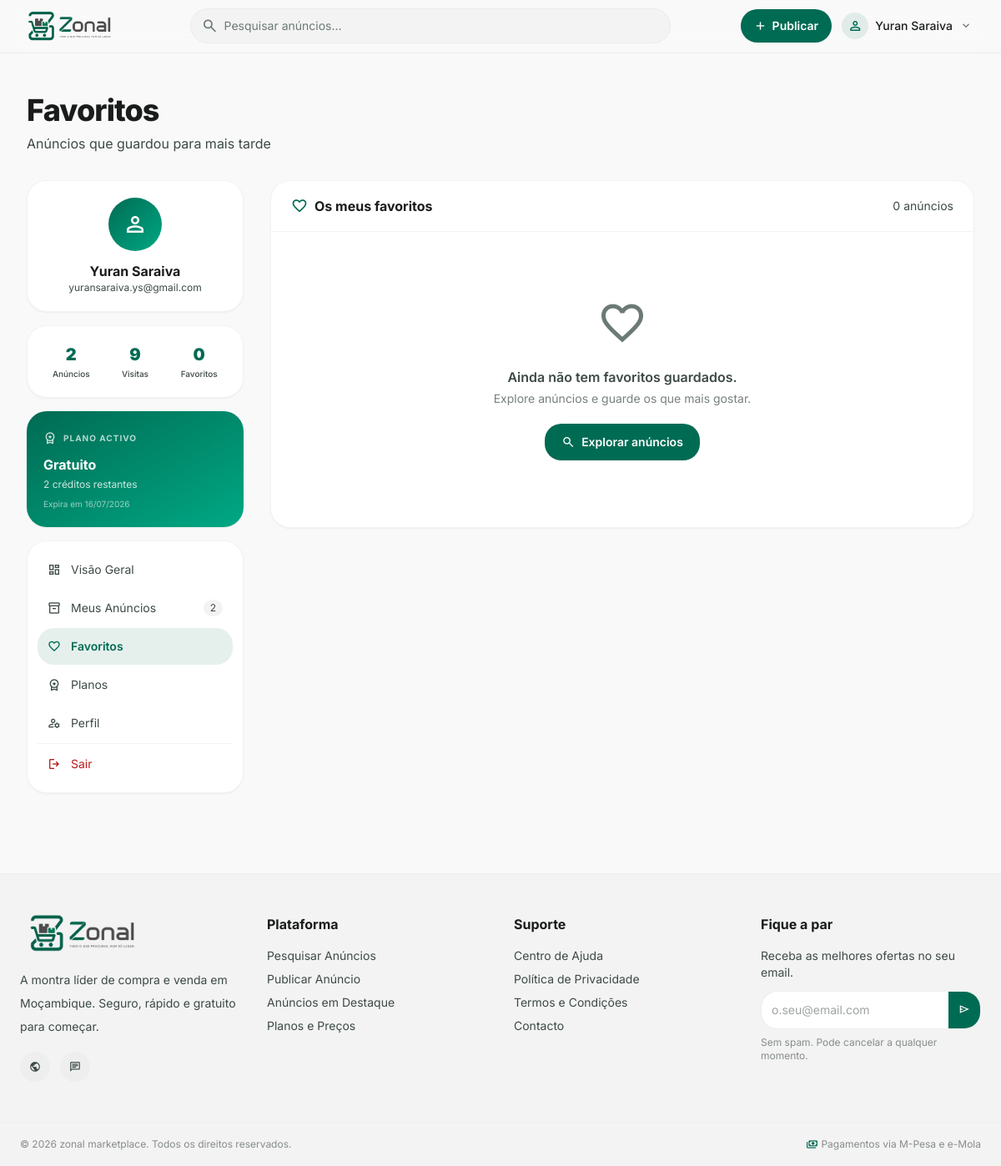
The page /dashboard/favoritos/ (signed in) on the database as committed earlier.
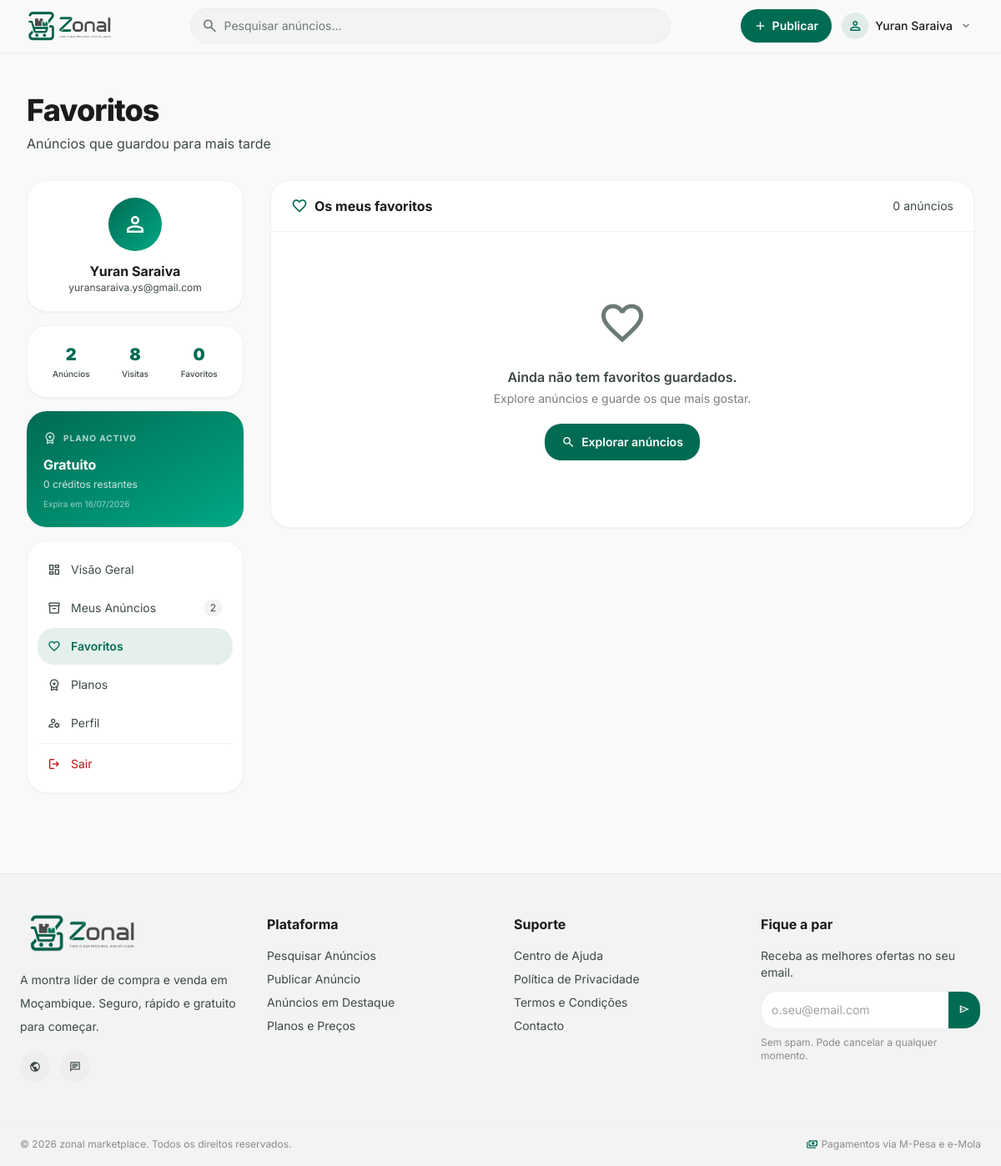
The same page on the database as committed later.
### apps/pagamentos/models.py (models this page shows, shortened)
class SubscricaoUtilizador(models.Model):
    ESTADO_CHOICES = [
        ('pendente', 'Pendente de Pagamento'),
        ('activa', 'Activa'),
        ('expirada', 'Expirada'),
        ('cancelada', 'Cancelada'),
    ]
    utilizador = models.ForeignKey(
        User,
        on_delete=models.CASCADE,
        related_name='subscricoes'
    )
    plano = models.ForeignKey(
        PlanoPublicacao,
        on_delete=models.PROTECT,
        related_name='subscricoes'
    )
    estado = models.CharField(
        max_length=20, choices=ESTADO_CHOICES, default='pendente'
    )
    creditos_totais = models.PositiveIntegerField(
        null=True, blank=True,
        help_text='Total de anúncios incluídos. Nulo = ilimitado.'
    )
    creditos_usados = models.PositiveIntegerField(default=0)
    inicio_em = models.DateTimeField(null=True, blank=True)
    expira_em = models.DateTimeField(null=True, blank=True)
    criado_em = models.DateTimeField(auto_now_add=True)
    actualizado_em = models.DateTimeField(auto_now=True)
    preco_pago = models.DecimalField(max_digits=12, decimal_places=2)
    class Meta:
        verbose_name = 'Subscrição'
        verbose_name_plural = 'Subscrições'
        ordering = ['-criado_em']
        indexes = [
            models.Index(fields=['utilizador', 'estado', 'expira_em']),
        ]
    @property
    def ilimitado(self):
        return self.creditos_totais is None
    @property
    def creditos_disponiveis(self):
        if self.ilimitado:
            return None  # sem limite
        return max(0, self.creditos_totais - self.creditos_usados)
    @property
    def expirada(self):
        if not self.expira_em:
            return False
        return timezone.now() > self.expira_em

class PlanoPublicacao(models.Model):
    TIPO_CHOICES = [
        ('avulso', 'Por Anúncio'),
        ('subscricao', 'Subscrição'),
    ]
    nome = models.CharField(max_length=100)
    descricao = models.TextField(blank=True)
    tipo = models.CharField(max_length=20, choices=TIPO_CHOICES)
    preco = models.DecimalField(
        max_digits=12, decimal_places=2,
        help_text='Preço em Meticais (MZN)'
    )
    max_anuncios = models.PositiveIntegerField(
        null=True, blank=True,
        help_text='Deixar em branco para ilimitado'
    )
    duracao_anuncio_dias = models.PositiveIntegerField(
        default=30,
        help_text='Duração de cada anúncio em dias'
    )
    duracao_subscricao_dias = models.PositiveIntegerField(
        default=30,
        help_text='Validade da subscrição em dias'
    )
    max_imagens = models.PositiveIntegerField(
        default=6,
        help_text='Número máximo de imagens por anúncio'
    )
    dias_destaque_incluidos = models.PositiveIntegerField(
        default=0,
        help_text='Dias de destaque automático incluídos em cada anúncio'
    )
    activo = models.BooleanField(default=True)
    ordem = models.PositiveIntegerField(
        default=0,
        help_text='Ordem de exibição na página de planos'
    )
    criado_em = models.DateTimeField(auto_now_add=True)
    actualizado_em = models.DateTimeField(auto_now=True)
    class Meta:
        verbose_name = 'Plano de publicação'
        verbose_name_plural = 'Planos de publicação'
        ordering = ['ordem', 'preco']
    @property
    def ilimitado(self):
        return self.max_anuncios is None

### apps/anuncios/views.py (the view)
# urls.py: path('dashboard/favoritos/', views.favoritos_view, name='favoritos'), # ← novo
@login_required
def favoritos_view(request):
    ctx = _sidebar_context(request.user)
    ctx.update({
        'favoritos': _favoritos_lista(request.user, request),
        'active_tab': 'favoritos',
        'page_title': 'Favoritos',
        'page_subtitle': 'Anúncios que guardou para mais tarde',
    })
    return render(request, 'users/favoritos.html', ctx)

### apps/anuncios/views.py (called while the page is built)
def _get_subscricao_activa(user):
    return (
        SubscricaoUtilizador.objects
        .filter(utilizador=user, estado='activa', expira_em__gt=timezone.now())
        .select_related('plano')
        .order_by('expira_em')
        .first()
    )

def _sidebar_context(user):
    total_anuncios = (
        Anuncio.objects.filter(utilizador=user)
        .exclude(estado='eliminado')
        .count()
    )
    total_visualizacoes = (
        Anuncio.objects.filter(utilizador=user)
        .exclude(estado='eliminado')
        .aggregate(total=Sum('visualizacoes'))['total'] or 0
    )
    total_favoritos = Favorito.objects.filter(utilizador=user).count()
    return {
        'total_anuncios': total_anuncios,
        'total_visualizacoes': total_visualizacoes,
        'total_favoritos': total_favoritos,
        'subscricao_activa': _get_subscricao_activa(user),
    }

### templates/users/favoritos.html (shortened to what this page needs)
{% extends "users/area_utilizador.html" %}
{% block area_content %}
<section class="bg-surface-container-lowest rounded-2xl shadow-sm border border-surface-container-low overflow-hidden">
    <div class="flex items-center justify-between px-6 py-4 border-b border-surface-container-low">
        <h2 class="font-bold text-on-surface flex items-center gap-2">
            <span class="material-symbols-outlined text-primary text-xl">favorite</span>
            Os meus favoritos
        </h2>
        <span class="text-sm text-on-surface-variant" id="contador-favoritos">
            {{ favoritos|length }} anúncio{{ favoritos|length|pluralize:"s" }}
        </span>
    </div>
    {% if favoritos %}
    <div class="grid grid-cols-1 md:grid-cols-2 divide-y md:divide-y-0 md:divide-x divide-surface-container-low" id="grid-favoritos">
        {% for fav in favoritos %}
        <div class="p-5 hover:bg-surface-container-low/40 transition-colors favorito-item" data-id="{{ fav.anuncio.id }}">
            <a href="{% url 'anuncio-detalhe-view' fav.anuncio.id %}" class="flex gap-4 group">
                <div class="w-20 h-20 flex-shrink-0 rounded-xl overflow-hidden bg-surface-container-low">
                    {% if fav.anuncio.imagem_principal %}
                    <img class="w-full h-full object-cover group-hover:scale-105 transition-transform duration-300"
                         src="{{ fav.anuncio.imagem_principal }}" alt="{{ fav.anuncio.titulo }}"/>
                    {% else %}
                    <div class="w-full h-full flex items-center justify-center">
                        <span class="material-symbols-outlined text-outline">image</span>
                    </div>
                    {% endif %}
                </div>
                <div class="flex-1 min-w-0">
                    <span class="text-[10px] font-bold bg-primary/10 text-primary px-2 py-0.5 rounded-full">
                        {{ fav.anuncio.categoria_nome }}
                    </span>
                    <h3 class="font-semibold text-on-surface text-sm line-clamp-2 mt-1.5
                               group-hover:text-primary transition-colors">
                        {{ fav.anuncio.titulo }}
                    </h3>
                    <p class="text-primary font-bold mt-1">{{ fav.anuncio.preco|floatformat:0 }} MT</p>
                    <p class="text-[10px] text-on-surface-variant mt-1 flex items-center gap-0.5">
                        <span class="material-symbols-outlined text-[11px]">location_on</span>
                        {{ fav.anuncio.cidade }}
                    </p>
                </div>
            </a>
            <div class="mt-3 pt-3 border-t border-surface-container-low flex justify-end">
                <button onclick="removerFavorito({{ fav.anuncio.id }}, this)"
                        class="flex items-center gap-1.5 text-xs text-on-surface-variant
                               hover:text-error transition-colors px-2 py-1 rounded-lg hover:bg-error-container/20">
                    <span class="material-symbols-outlined text-sm">heart_minus</span>
                    Remover dos favoritos
                </button>
            </div>
        </div>
        {% endfor %}
    </div>
    {% else %}
    <div class="text-center py-20 text-on-surface-variant">
        <span class="material-symbols-outlined text-6xl text-outline">favorite</span>
        <p class="mt-4 font-semibold">Ainda não tem favoritos guardados.</p>
        <p class="text-sm mt-1 text-on-surface-variant/70">Explore anúncios e guarde os que mais gostar.</p>
        <a href="{% url 'anuncio-pesquisa' %}"
           class="mt-5 inline-flex items-center gap-2 px-5 py-2.5 rounded-xl bg-primary
                  text-on-primary text-sm font-semibold hover:bg-primary/90 transition-all">
            <span class="material-symbols-outlined text-base">search</span>
            Explorar anúncios
        </a>
    </div>
    {% endif %}
</section>
{% endblock %}

### templates/users/area_utilizador.html (shortened to what the changed rows need)
{% extends "base.html" %}
{% load static %}
{% block content %}
<main class="pt-24 pb-24 px-4 md:px-8 max-w-7xl mx-auto mt-4">
    <div class="mb-8">
        <h1 class="text-3xl md:text-4xl font-extrabold text-on-surface tracking-tight">
            {{ page_title|default:"Meu Painel" }}
        </h1>
    </div>
    <div class="grid grid-cols-1 lg:grid-cols-12 gap-8">
        <div class="lg:col-span-3">
            <aside class="sticky top-24 space-y-4">
                <div class="bg-surface-container-lowest rounded-2xl p-5 shadow-sm border border-surface-container-low">
                    <div class="grid grid-cols-3 gap-3 text-center">
                        <div>
                            <p class="text-xl font-black text-primary">{{ total_visualizacoes|default:0 }}</p>
                            <p class="text-[10px] text-on-surface-variant font-medium mt-0.5">Visitas</p>
                        </div>
                    </div>
                </div>
                {% if subscricao_activa %}
                <div class="bg-gradient-to-br from-primary to-primary-container rounded-2xl p-5 text-white shadow-sm">
                    <div class="flex items-center gap-2 mb-2">
                        <span class="material-symbols-outlined text-white/80 text-base">workspace_premium</span>
                        <span class="text-[10px] font-bold text-white/70 uppercase tracking-widest">Plano activo</span>
                    </div>
                    <p class="font-bold text-base">{{ subscricao_activa.plano.nome }}</p>
                    {% if subscricao_activa.ilimitado %}
                    <p class="text-xs text-white/80 mt-1">Anúncios ilimitados</p>
                    {% else %}
                    <p class="text-xs text-white/80 mt-1">
                        {{ subscricao_activa.creditos_disponiveis }} crédito{{ subscricao_activa.creditos_disponiveis|pluralize:"s" }} restante{{ subscricao_activa.creditos_disponiveis|pluralize:"s" }}
                    </p>
                    {% endif %}
                    <p class="text-[10px] text-white/60 mt-2">
                        Expira em {{ subscricao_activa.expira_em|date:"d/m/Y" }}
                    </p>
                </div>
                {% endif %}
            </aside>
        </div>
        <div class="lg:col-span-9 space-y-6">
            {% block area_content %}{% endblock %}
        </div>
    </div>
</main>
{% endblock %}

Rows that differ between the two databases and show on the page:
changed SubscricaoUtilizador "Gratuito": creditos_disponiveis "2" → "0"
Other text that changed with them:
{{ total_visualizacoes|default:0 }}: "9" → "8"
